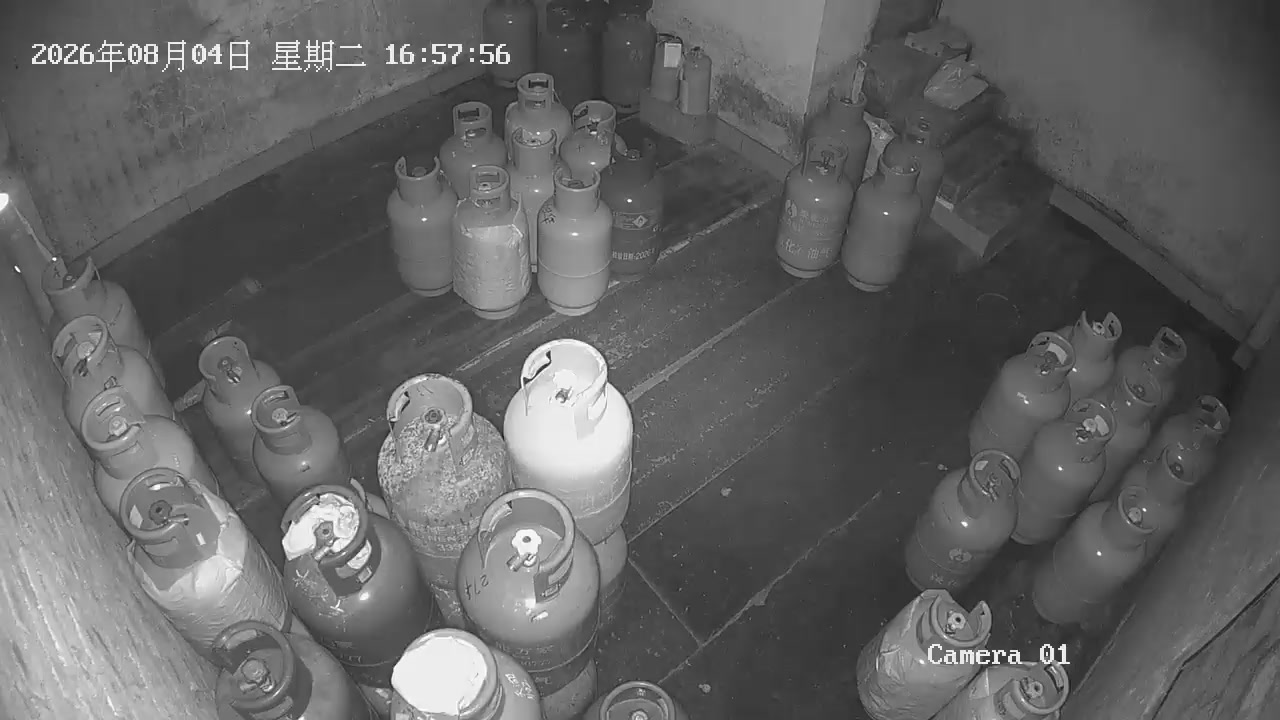
#> input picture models/gas/profiles/camera_01_ir.jpg, 1280 x 720 px
$ python roi_selector.py --input ../../../../models/gas/profiles/camera_01_ir.jpg
#> lines starting #> are read from the running program, lines starting #| are printed output that depends on the picture
from __future__ import annotations

import argparse
import os
from pathlib import Path
from typing import Any, Sequence

from .config import parse_roi


def _format_coordinate(value: float) -> str:
    formatted = f"{value:.6f}".rstrip("0").rstrip(".")
    return formatted or "0"


def format_normalized_roi(
    points: Sequence[tuple[int, int]],
    width: int,
    height: int,
) -> str:
    """Convert pixel points selected in a frame into the CLI ROI format."""
    if width <= 1 or height <= 1:
        raise ValueError("画面宽高必须大于 1")
    if len(points) < 3:
        raise ValueError("识别区域至少需要 3 个点")

    normalized: list[str] = []
    for x, y in points:
        normalized_x = min(1.0, max(0.0, x / (width - 1)))
        normalized_y = min(1.0, max(0.0, y / (height - 1)))
        normalized.append(
            f"{_format_coordinate(normalized_x)},"
            f"{_format_coordinate(normalized_y)}"
        )
    value = ";".join(normalized)
    parse_roi(value)
    return value


def read_preview_frame(
    source: str,
    transport: str,
    open_timeout: float,
    read_timeout: float,
) -> Any:
    """Read one BGR frame from an RTSP URL or a local image."""
#> called with transport = 'tcp', open_timeout = 10, read_timeout = 10
    if source.lower().startswith(("rtsp://", "rtsps://")):
        try:
            import av
        except ImportError as exc:
            raise RuntimeError("缺少 PyAV，请先安装 requirements.txt") from exc

        container = av.open(
            source,
            mode="r",
            options={
                "rtsp_transport": transport,
                "fflags": "nobuffer",
                "flags": "low_delay",
                "max_delay": "0",
                "reorder_queue_size": "0",
                "probesize": "32",
                "analyzeduration": "0",
            },
            timeout=(open_timeout, read_timeout),
        )
        try:
            video = next(
                stream for stream in container.streams if stream.type == "video"
            )
            video.thread_type = "SLICE"
            video.codec_context.thread_count = 1
            decoded = next(container.decode(video=0))
            return decoded.to_ndarray(format="bgr24")
        except StopIteration as exc:
            raise RuntimeError("输入中没有可读取的视频画面") from exc
        finally:
            container.close()

    try:
        import cv2
    except ImportError as exc:
        raise RuntimeError("缺少 OpenCV，请先安装 requirements.txt") from exc

    frame = cv2.imread(str(Path(source).expanduser()))
#> frame is the input picture: shape (720, 1280, 3); min 16, max 255, mean 97.2
    if frame is None:
        raise RuntimeError(f"无法读取图片: {source}")
    return frame


def select_roi(frame: Any, window_name: str = "Draw detection ROI") -> str | None:
    """Open an OpenCV window and let the user draw a polygon with the mouse."""
#> called with window_name = 'Draw detection ROI'
    try:
        import cv2
        import numpy as np
    except ImportError as exc:
        raise RuntimeError("缺少 OpenCV/NumPy，请先安装 requirements.txt") from exc

    source_height, source_width = frame.shape[:2]
#> source_height = 720; source_width = 1280
    preview_scale = min(1.0, 1280 / source_width, 720 / source_height)
#> preview_scale = 1
    if preview_scale < 1.0:
        frame = cv2.resize(
            frame,
            (
                round(source_width * preview_scale),
                round(source_height * preview_scale),
            ),
            interpolation=cv2.INTER_AREA,
        )
    height, width = frame.shape[:2]
#> height = 720; width = 1280
    points: list[tuple[int, int]] = []

    def on_mouse(
        event: int,
        x: int,
        y: int,
        _flags: int,
        _parameter: object,
    ) -> None:
        if event == cv2.EVENT_LBUTTONDOWN:
            points.append((x, y))
        elif event == cv2.EVENT_RBUTTONDOWN and points:
            points.pop()

    cv2.namedWindow(window_name, cv2.WINDOW_AUTOSIZE)
    cv2.setMouseCallback(window_name, on_mouse)
    try:
        while True:
            canvas = frame.copy()
            if points:
                polygon = np.asarray(points, dtype=np.int32).reshape((-1, 1, 2))
                cv2.polylines(
                    canvas,
                    [polygon],
                    isClosed=len(points) >= 3,
                    color=(0, 255, 255),
                    thickness=3,
                    lineType=cv2.LINE_AA,
                )
                for index, point in enumerate(points, start=1):
                    cv2.circle(canvas, point, 5, (0, 255, 255), -1, cv2.LINE_AA)
                    cv2.putText(
                        canvas,
                        str(index),
                        (point[0] + 7, point[1] - 7),
                        cv2.FONT_HERSHEY_SIMPLEX,
                        0.55,
                        (0, 255, 255),
                        2,
                        cv2.LINE_AA,
                    )

            cv2.rectangle(canvas, (0, 0), (width, 38), (0, 0, 0), -1)
            cv2.putText(
                canvas,
                "Left: add  Right/Backspace: undo  R: reset  Enter: save  Esc: cancel",
                (10, 26),
                cv2.FONT_HERSHEY_SIMPLEX,
                0.6,
                (255, 255, 255),
                1,
                cv2.LINE_AA,
            )
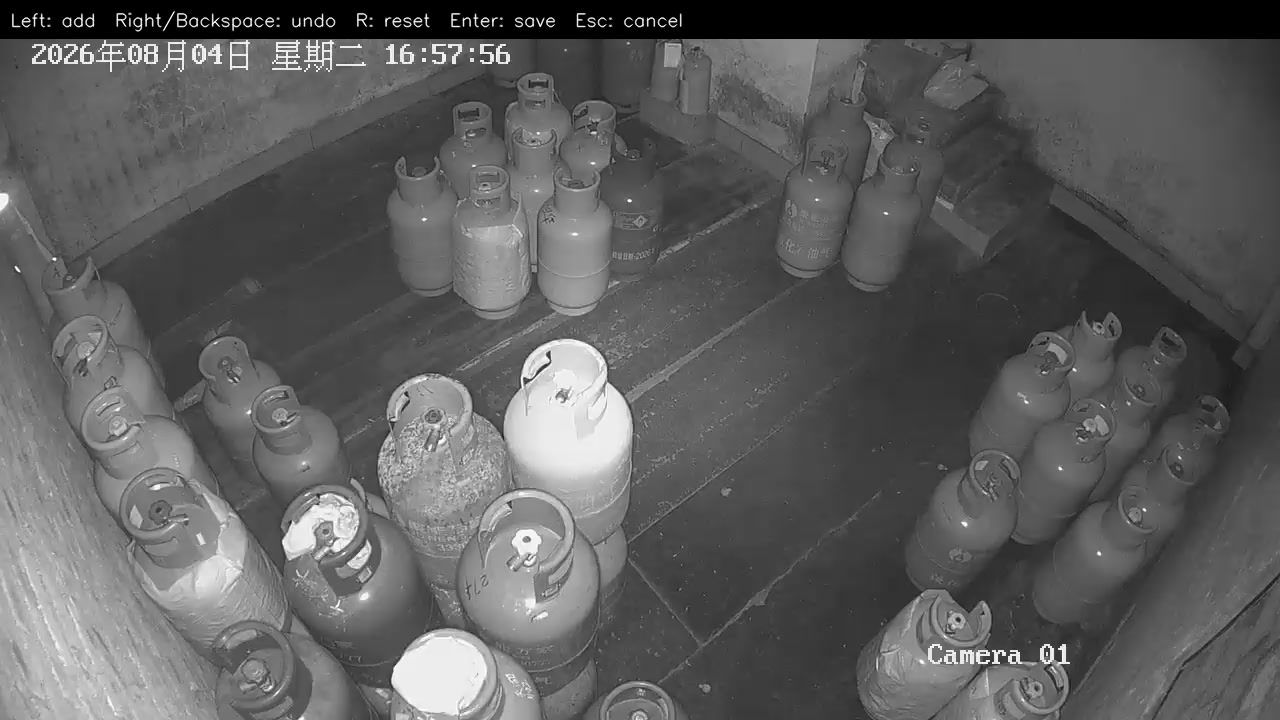
#> canvas: shape (720, 1280, 3); min 0, max 255, mean 92.7
            cv2.imshow(window_name, canvas)
            key = cv2.waitKey(20) & 0xFF
#> (key Esc is pressed here)
            if key in (10, 13) and len(points) >= 3:
                return format_normalized_roi(points, width, height)
            if key == 27:
                return None
            if key in (8, 127) and points:
                points.pop()
            elif key in (ord("r"), ord("R")):
                points.clear()
    finally:
        cv2.destroyWindow(window_name)


def build_parser() -> argparse.ArgumentParser:
    parser = argparse.ArgumentParser(
        prog="python -m rtsp_annotator.roi_selector",
        description="从 RTSP 首帧或本地图片中用鼠标绘制多边形识别区域。",
    )
    parser.add_argument(
        "--input",
        default=os.environ.get("RTSP_INPUT_URL"),
        required=os.environ.get("RTSP_INPUT_URL") is None,
        help="RTSP 地址或本地图片路径，也可使用 RTSP_INPUT_URL",
    )
    parser.add_argument(
        "--transport",
        choices=("tcp", "udp"),
        default="tcp",
        help="读取 RTSP 时使用的传输方式",
    )
    parser.add_argument("--open-timeout", type=float, default=10.0)
    parser.add_argument("--read-timeout", type=float, default=10.0)
    return parser


def main(argv: Sequence[str] | None = None) -> int:
    parser = build_parser()
    args = parser.parse_args(argv)
    try:
        frame = read_preview_frame(
            args.input,
            args.transport,
            args.open_timeout,
            args.read_timeout,
        )
        roi = select_roi(frame)
    except Exception as exc:
        parser.error(str(exc))

    if roi is None:
        print("已取消，没有生成识别区域。")
        return 130
    print("\n复制下面的参数到识别程序：")
    print(f"--roi '{roi}'")
    return 0


if __name__ == "__main__":
#> (the run stopped early here; a loop or call above may not have finished)
